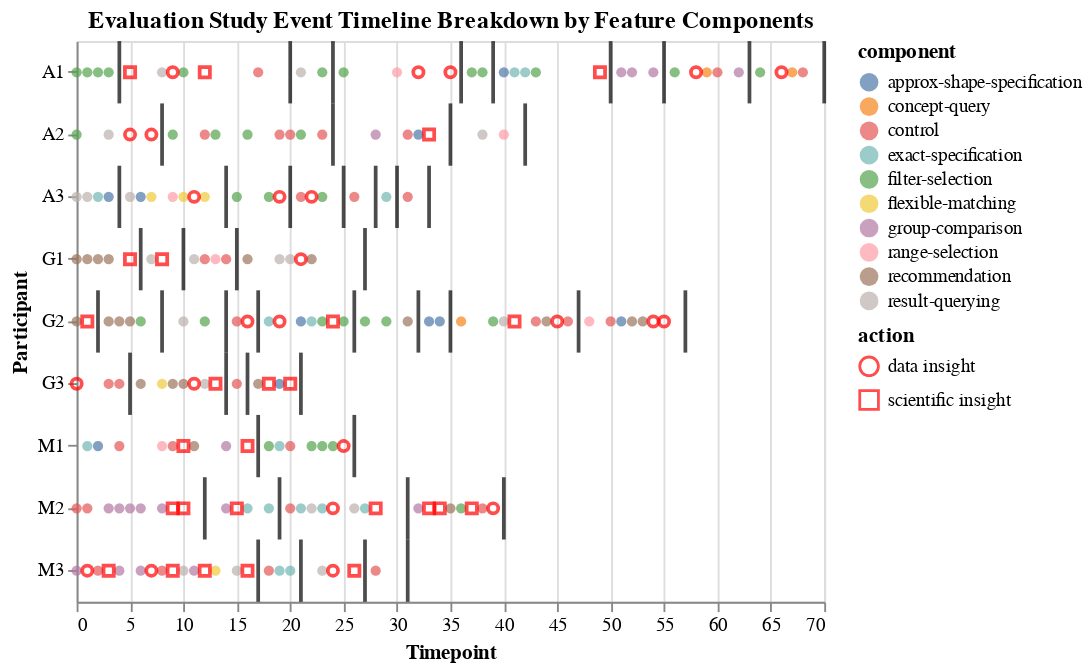

This figure's notebook cell:
### Code cell
chart = component_chart+ break_chart + insight_chart
chart.title="Evaluation Study Event Timeline Breakdown by Feature Components"
chart

### Figure 1 — Vega-Lite specification as saved in the notebook (floating-point values rounded to 4 significant figures; data arrays with more than 128 entries replaced by an {"elided": "..."} marker saying what was removed)
{"$schema": "https://vega.github.io/schema/vega-lite/v2.6.0.json", "config": {"view": {"height": 300, "width": 400}}, "datasets": {"data-3753f56211dc9cc30cbe920b34724612": [{"action": "BR", "t": 2, "user": "G2"}, {"action": "BR", "t": 4, "user": "A1"}, {"action": "BR", "t": 4, "user": "A3"}, {"action": "BR", "t": 5, "user": "G3"}, {"action": "BR", "t": 6, "user": "G1"}, {"action": "BR", "t": 8, "user": "A2"}, {"action": "BR", "t": 8, "user": "G2"}, {"action": "BR", "t": 10, "user": "G1"}, {"action": "BR", "t": 12, "user": "M2"}, {"action": "BR", "t": 14, "user": "A3"}, {"action": "BR", "t": 14, "user": "G2"}, {"action": "BR", "t": 14, "user": "G3"}, {"action": "BR", "t": 15, "user": "G1"}, {"action": "BR", "t": 16, "user": "G3"}, {"action": "BR", "t": 17, "user": "G2"}, {"action": "BR", "t": 17, "user": "M1"}, {"action": "BR", "t": 17, "user": "M3"}, {"action": "BR", "t": 19, "user": "M2"}, {"action": "BR", "t": 20, "user": "A1"}, {"action": "BR", "t": 20, "user": "A3"}, {"action": "BR", "t": 21, "user": "G3"}, {"action": "BR", "t": 21, "user": "M3"}, {"action": "BR", "t": 24, "user": "A1"}, {"action": "BR", "t": 24, "user": "A2"}, {"action": "BR", "t": 25, "user": "A3"}, {"action": "BR", "t": 26, "user": "G2"}, {"action": "BR", "t": 26, "user": "M1"}, {"action": "BR", "t": 27, "user": "G1"}, {"action": "BR", "t": 27, "user": "M3"}, {"action": "BR", "t": 28, "user": "A3"}, {"action": "BR", "t": 30, "user": "A3"}, {"action": "BR", "t": 31, "user": "M2"}, {"action": "BR", "t": 31, "user": "M3"}, {"action": "BR", "t": 32, "user": "G2"}, {"action": "BR", "t": 33, "user": "A3"}, {"action": "BR", "t": 35, "user": "A2"}, {"action": "BR", "t": 35, "user": "G2"}, {"action": "BR", "t": 36, "user": "A1"}, {"action": "BR", "t": 39, "user": "A1"}, {"action": "BR", "t": 40, "user": "M2"}, {"action": "BR", "t": 42, "user": "A2"}, {"action": "BR", "t": 47, "user": "G2"}, {"action": "BR", "t": 50, "user": "A1"}, {"action": "BR", "t": 55, "user": "A1"}, {"action": "BR", "t": 57, "user": "G2"}, {"action": "BR", "t": 63, "user": "A1"}, {"action": "BR", "t": 70, "user": "A1"}], "data-bd6311c2f5841ccc3c094e78a1fa8e60": [{"action": "data insight", "t": 0, "user": "G3"}, {"action": "scientific insight", "t": 1, "user": "G2"}, {"action": "data insight", "t": 1, "user": "M3"}, {"action": "scientific insight", "t": 3, "user": "M3"}, {"action": "scientific insight", "t": 5, "user": "A1"}, {"action": "data insight", "t": 5, "user": "A2"}, {"action": "scientific insight", "t": 5, "user": "G1"}, {"action": "data insight", "t": 7, "user": "A2"}, {"action": "data insight", "t": 7, "user": "M3"}, {"action": "scientific insight", "t": 8, "user": "G1"}, {"action": "data insight", "t": 9, "user": "A1"}, {"action": "scientific insight", "t": 9, "user": "M2"}, {"action": "scientific insight", "t": 9, "user": "M3"}, {"action": "scientific insight", "t": 10, "user": "M1"}, {"action": "scientific insight", "t": 10, "user": "M2"}, {"action": "data insight", "t": 11, "user": "A3"}, {"action": "data insight", "t": 11, "user": "G3"}, {"action": "scientific insight", "t": 12, "user": "A1"}, {"action": "scientific insight", "t": 12, "user": "M3"}, {"action": "scientific insight", "t": 13, "user": "G3"}, {"action": "scientific insight", "t": 15, "user": "M2"}, {"action": "data insight", "t": 16, "user": "G2"}, {"action": "scientific insight", "t": 16, "user": "M1"}, {"action": "scientific insight", "t": 16, "user": "M3"}, {"action": "scientific insight", "t": 18, "user": "G3"}, {"action": "data insight", "t": 19, "user": "A3"}, {"action": "data insight", "t": 19, "user": "G2"}, {"action": "scientific insight", "t": 20, "user": "G3"}, {"action": "data insight", "t": 21, "user": "G1"}, {"action": "data insight", "t": 22, "user": "A3"}, {"action": "scientific insight", "t": 24, "user": "G2"}, {"action": "data insight", "t": 24, "user": "M2"}, {"action": "data insight", "t": 24, "user": "M3"}, {"action": "data insight", "t": 25, "user": "M1"}, {"action": "scientific insight", "t": 26, "user": "M3"}, {"action": "scientific insight", "t": 28, "user": "M2"}, {"action": "data insight", "t": 32, "user": "A1"}, {"action": "scientific insight", "t": 33, "user": "A2"}, {"action": "scientific insight", "t": 33, "user": "M2"}, {"action": "scientific insight", "t": 34, "user": "M2"}, {"action": "data insight", "t": 35, "user": "A1"}, {"action": "scientific insight", "t": 37, "user": "M2"}, {"action": "data insight", "t": 39, "user": "M2"}, {"action": "scientific insight", "t": 41, "user": "G2"}, {"action": "data insight", "t": 45, "user": "G2"}, {"action": "scientific insight", "t": 49, "user": "A1"}, {"action": "data insight", "t": 54, "user": "G2"}, {"action": "data insight", "t": 55, "user": "G2"}, {"action": "data insight", "t": 58, "user": "A1"}, {"action": "data insight", "t": 66, "user": "A1"}], "data-e1689d1d6a0395ce82c30ca460e7a121": {"elided": "158 records"}}, "layer": [{"data": {"name": "data-e1689d1d6a0395ce82c30ca460e7a121"}, "encoding": {"color": {"field": "component", "type": "nominal"}, "x": {"field": "t", "type": "quantitative"}, "y": {"field": "user", "type": "nominal"}}, "mark": "circle"}, {"data": {"name": "data-3753f56211dc9cc30cbe920b34724612"}, "encoding": {"x": {"field": "t", "type": "quantitative"}, "y": {"field": "user", "type": "nominal"}}, "mark": {"color": "black", "thickness": 2, "type": "tick"}}, {"data": {"name": "data-bd6311c2f5841ccc3c094e78a1fa8e60"}, "encoding": {"shape": {"field": "action", "type": "nominal"}, "x": {"field": "t", "title": "Timepoint", "type": "quantitative"}, "y": {"field": "user", "title": "Participant", "type": "nominal"}}, "mark": {"color": "red", "shape": "diamond", "type": "point"}}], "title": "Evaluation Study Event Timeline Breakdown by Feature Components"}
